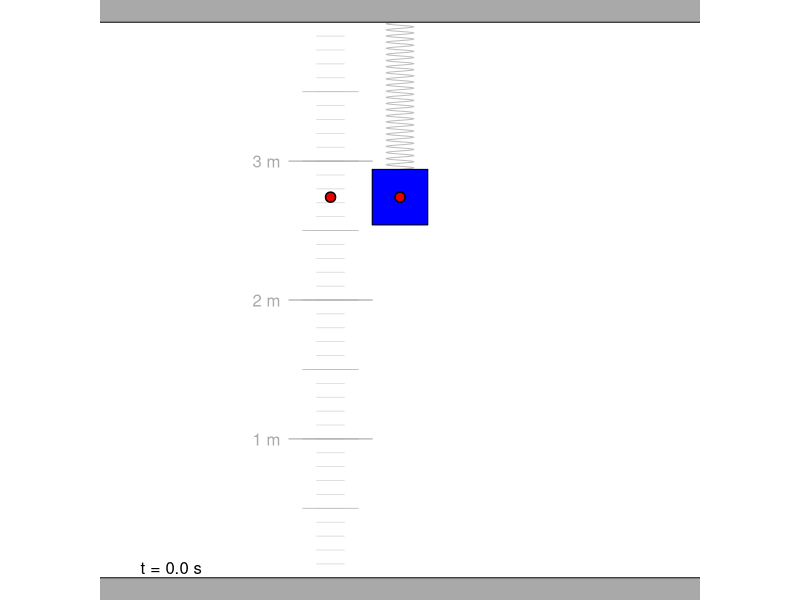
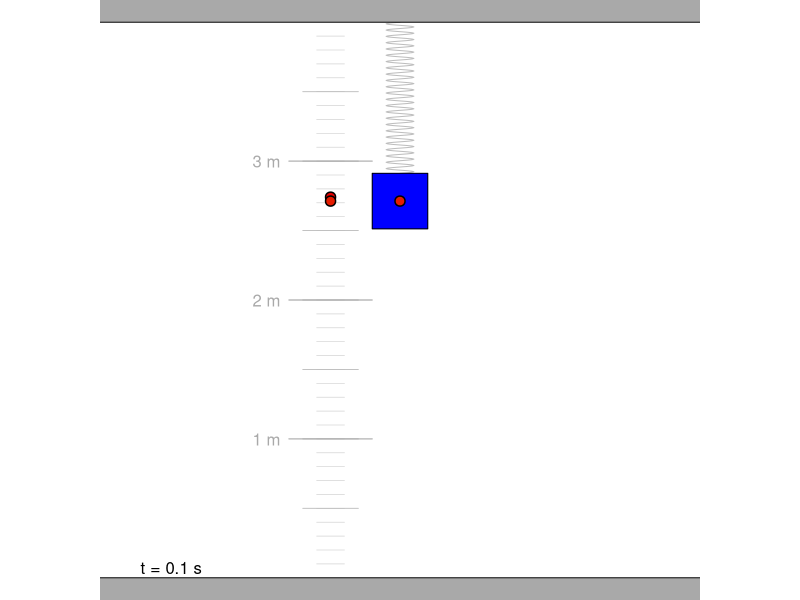
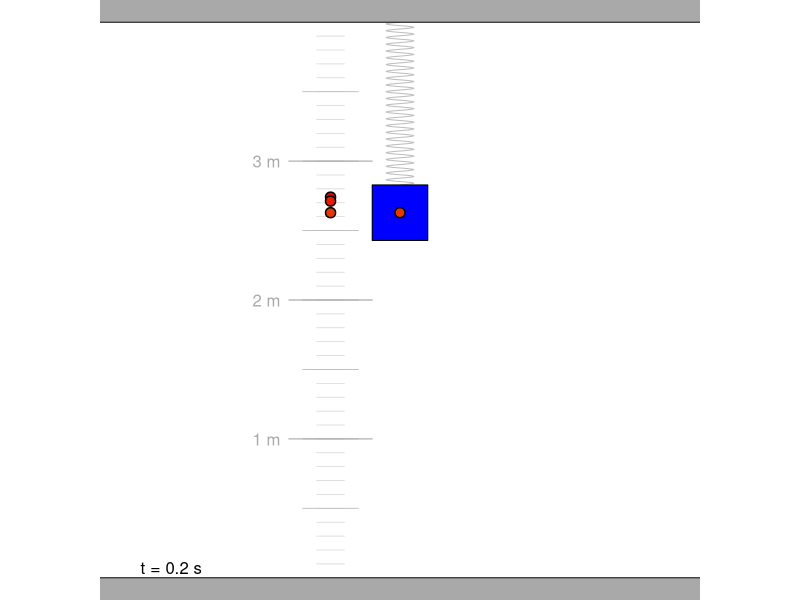
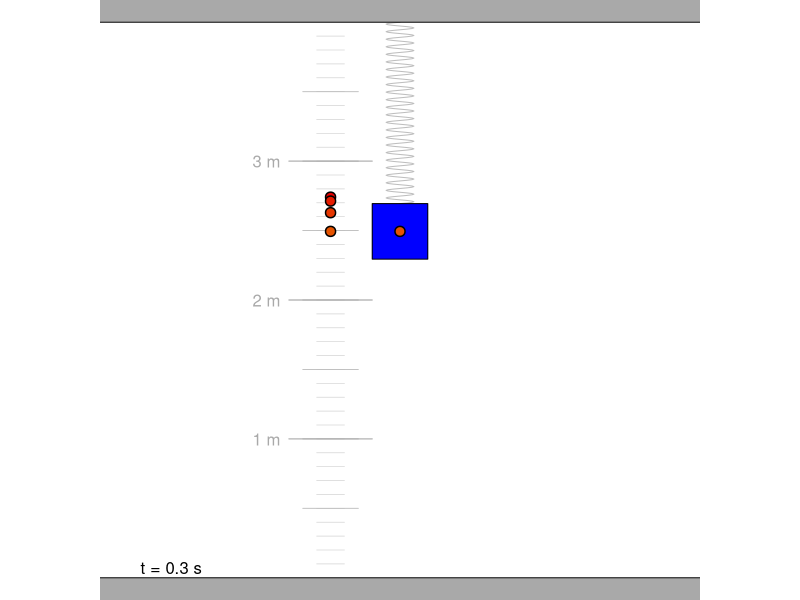
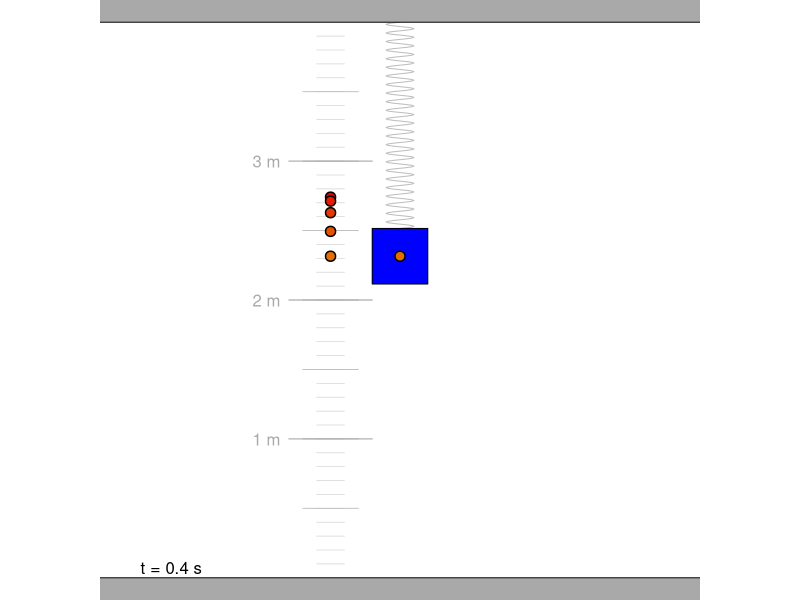
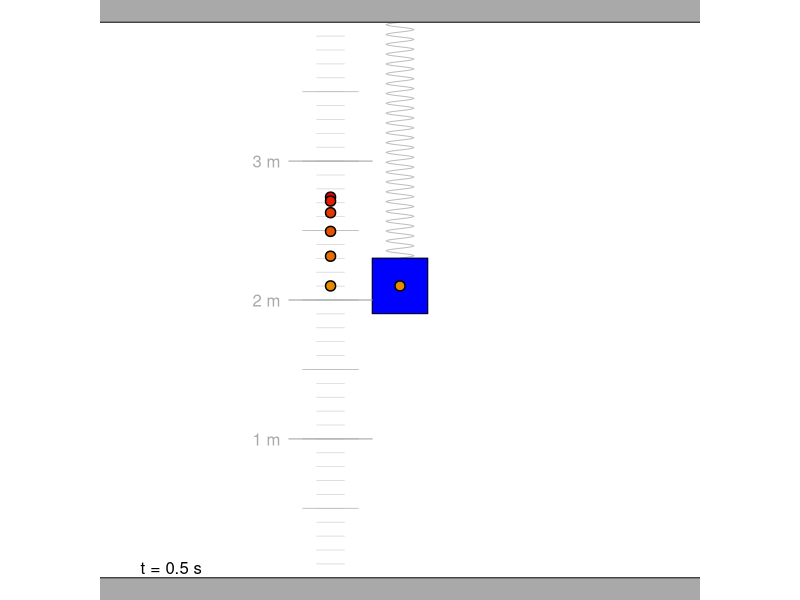
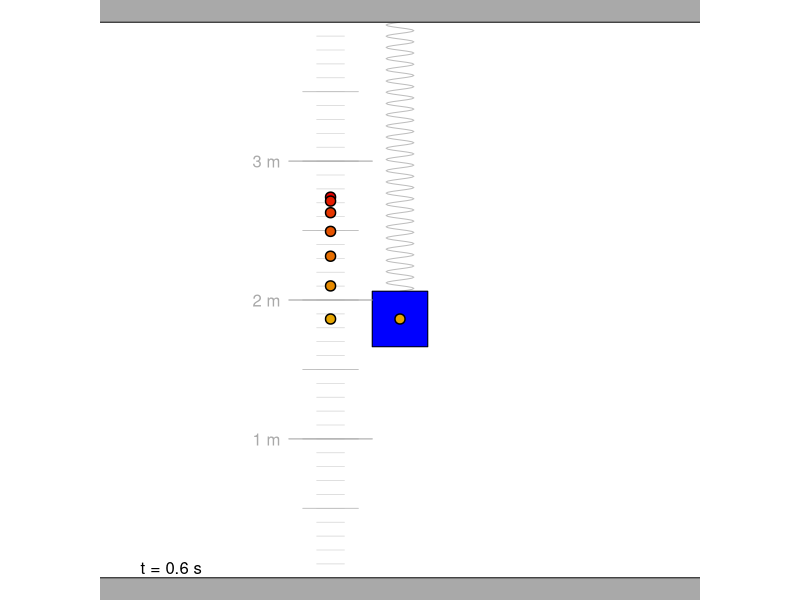
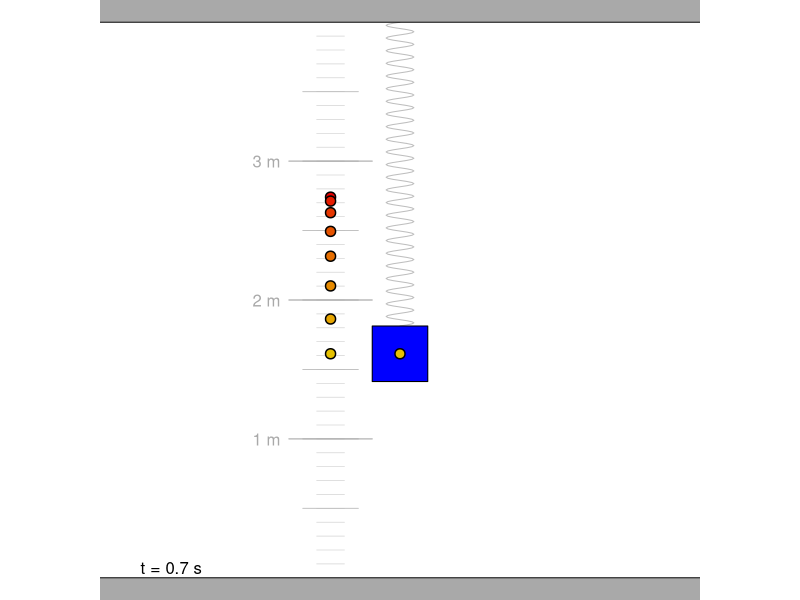

Write the R code that produced these figures, in order.
## ---- chunk 1
dt = 0.1
tf = 5
H = 4 #height of room
miny = runif(1,0.4,1)
A = runif(1,0.4,1.2)
maxy = miny+2*A
P = runif(1,1,3)
B = 2*pi/P
D = mean(c(miny,maxy))
C = 0 #runif(1,0,2*pi)
tdata = seq(0,tf,dt)
ydata = round(A*cos(B*tdata+C)+D+runif(length(tdata),-0.04,0.04),2)

data = data.frame(tdata,ydata)
mod <- ydata ~ a1*sin(b1*tdata+c1)+d1
start_vals <- list(a1=A, b1=B, c1=C+pi/2, d1=D)
fit <- nls(mod, data = data, start = start_vals)
cf = summary(fit)$coefficients

Pfit = 2*pi/cf[2]

## ---- chunk 2
nloop = round((H-D)/0.1)
boxr = 0.2
yspr = seq(0,1,1/(nloop*12))
xspr = H/2+boxr/2*sin(yspr*nloop*2*pi)
allpoints = list()
allexts = c()
for(i in seq(0,tf,dt)){
    par(mar=c(0,0,0,0),pty="s")
    plot(0,0,"n",xlim=c(0,H),ylim=c(0,H),axes=F,ann=F)
    y = A*cos(B*i+C)+D
    ybt = y+boxr
    lines(xspr,yspr*(H-ybt)+ybt,col="grey")
    polygon(H/2+boxr*c(-1,-1,1,1),y+boxr*c(1,-1,-1,1),col="blue")
    polygon(c(-1,-1,5,5),c(H*2,H,H,H*2),col="darkgrey")
    polygon(c(-1,-1,5,5),c(-H,0,0,-H),col="darkgrey")
    text(0,0,paste0("t = ",sprintf("%.01f s",i)),adj=c(-0.3,-0.3))
    for(yy in seq(0.1,H-0.1,0.1)){
        lines(c(H/2-boxr*3,H/2-2*boxr),c(yy,yy),col="lightgrey",lwd=0.7)
    }
    for(yy in seq(0,H,0.5)){
        if(yy>0 && yy<H){
            lines(c(H/2-boxr*3.5,H/2-1.5*boxr),c(yy,yy),col="grey",lwd=0.9)
        }
    }
    for(yy in seq(0,H,1)){
        if(yy>0 && yy<H){
            lines(c(H/2-boxr*4,H/2-1*boxr),c(yy,yy),col="darkgrey",lwd=1.1)
            text(H/2-boxr*4,yy,paste0(round(yy)," m"),adj=c(1.3,0.5),col="darkgrey")}
    }
    extent = i/tf
    allpoints[[length(allpoints)+1]] = c(H/2-boxr*2.5,y)
    allexts = c(allexts,extent)
    for(j in 1:length(allexts)){
        points(allpoints[[j]][1],allpoints[[j]][2],pch=19,cex=1.4)
        points(allpoints[[j]][1],allpoints[[j]][2],pch=19,cex=1,col=hsv(allexts[j],1,0.9))
    }
    points(H/2,y,pch=19,cex=1.4)
    points(H/2,y,pch=19,col=hsv(extent,1,0.9))
}
